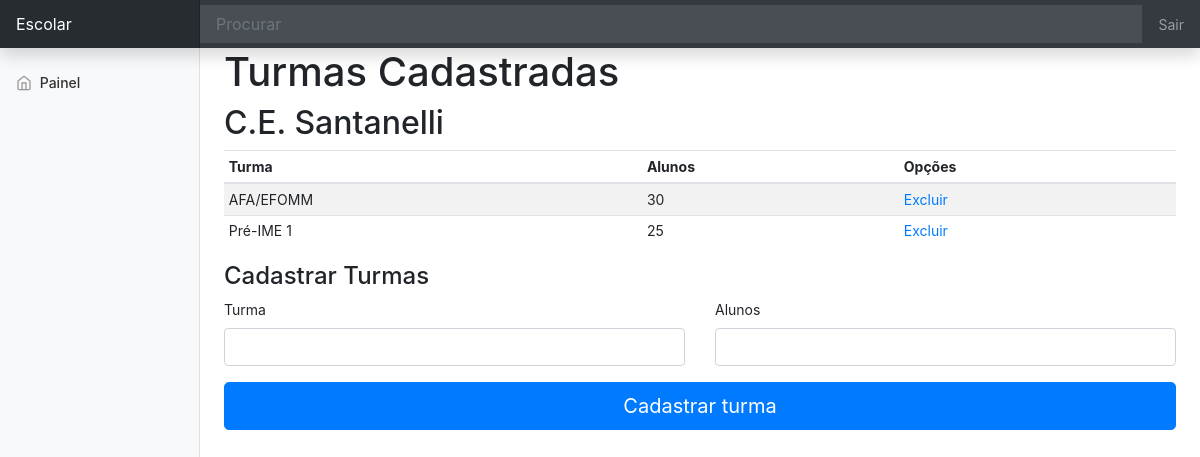
The page /turmas/1 on the database as committed earlier.
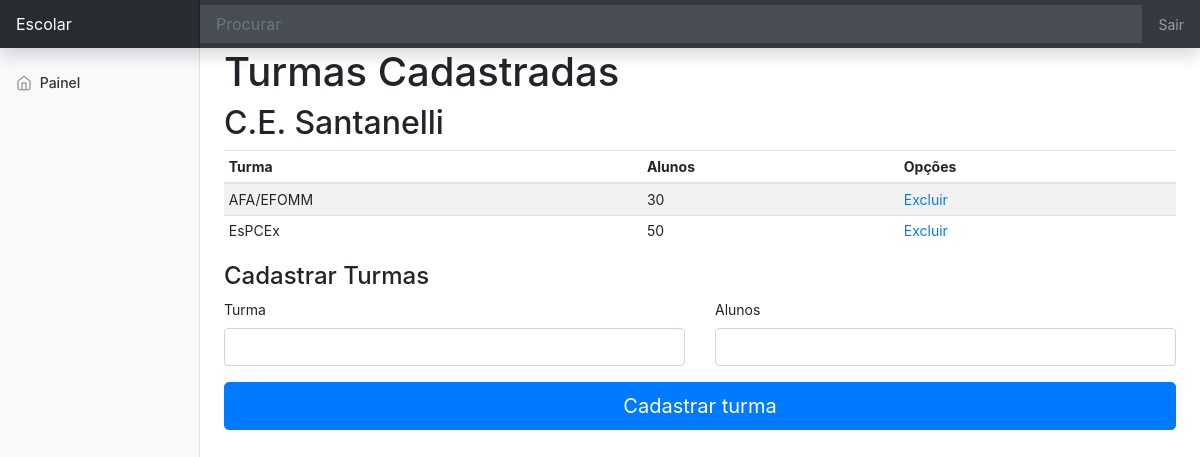
The same page on the database as committed later.
### app.py (models this page shows, shortened)
class Classes(db.Model):
    id = db.Column(db.Integer, primary_key = True)
    name = db.Column(db.String(200), nullable = False)
    students = db.Column(db.Integer, default = 0)
    school = db.Column(db.String(200), nullable = False)

### app.py (the view)
@app.route('/turmas/<int:id>', methods=['POST', 'GET'])
def update(id):
    school_sel = School.query.filter_by(id = id).all()
    school_name = school_sel[0].name
    classes = Classes.query.filter_by(school = school_sel[0].name).all()
    if request.method == 'POST':
        turma = request.form['turma']
        alunos = request.form['alunos']
        total_alunos = school_sel[0].students
        total_alunos = total_alunos + int(alunos)
        new_class = Classes(name = turma, students = alunos, school = school_sel[0].name)
        school = School.query.get_or_404(id)
        school.students = total_alunos
        try:
            db.session.add(new_class)
            db.session.commit()
        except:
            return "There was an issue"
        return redirect('/turmas/'+str(id))
    else:
        return render_template('turmas.html', classes = classes, school_name = school_name, id = id)

### templates/turmas.html (shortened to what this page needs)
{% extends 'base.html' %}
{% block body %}
<div class="container-fluid">
  <div class="row">
    <nav id="sidebarMenu" class="col-md-3 col-lg-2 d-md-block bg-light sidebar collapse">
      <div class="sidebar-sticky pt-3">
        <ul class="nav flex-column">
          <li class="nav-item">
            <a class="nav-link" href="#">
              <span data-feather="home"></span>
              Painel<span class="sr-only">(current)</span>
            </a>
          </li>
        </ul>
      </div>
    </nav>
    <main role="main" class="col-md-9 ml-sm-auto col-lg-10 px-md-4">
      <h1>Turmas Cadastradas</h1>
      <h2>{{ school_name }}</h2>
      <div class="table-responsive">
        <table class="table table-striped table-sm">
          <thead>
            <tr>
              <th>Turma</th>
              <th>Alunos</th>
              <th>Opções</th>
            </tr>
          </thead>
          <tbody>
            {% for class_sel in classes %}
            <tr>
                <td>{{ class_sel.name }}</td>
                <td>{{ class_sel.students }}</td>
                <td>
                    <a href="/excluir_turma?sc={{id}}&cl={{class_sel.id}}">Excluir</a>
                </td>
            </tr>
            {% endfor %}
          </tbody>
        </table>
      </div>
      <h4>Cadastrar Turmas</h4>
      <form action="/turmas/{{ id }}" method="POST" class="needs-validation" novalidate>
        <div class="row">
          <div class="col-md-6 mb-3">
            <label for="firstName">Turma</label>
            <input type="text" class="form-control" id="turma" name="turma" placeholder="" value="" required>
          </div>
          <div class="col-md-6 mb-3">
            <label for="lastName">Alunos</label>
            <input type="number" class="form-control" id="alunos" name="alunos" placeholder="" value="" required>
          </div>
        </div>
        <button class="btn btn-primary btn-lg btn-block" type="submit">Cadastrar turma</button>
      </form>
    </main>
        </div>
 </div>
{% endblock %}

Rows that differ between the two databases and show on the page:
removed Classes: name "Pré-IME 1", students "25"
added Classes: name "EsPCEx", students "50"
